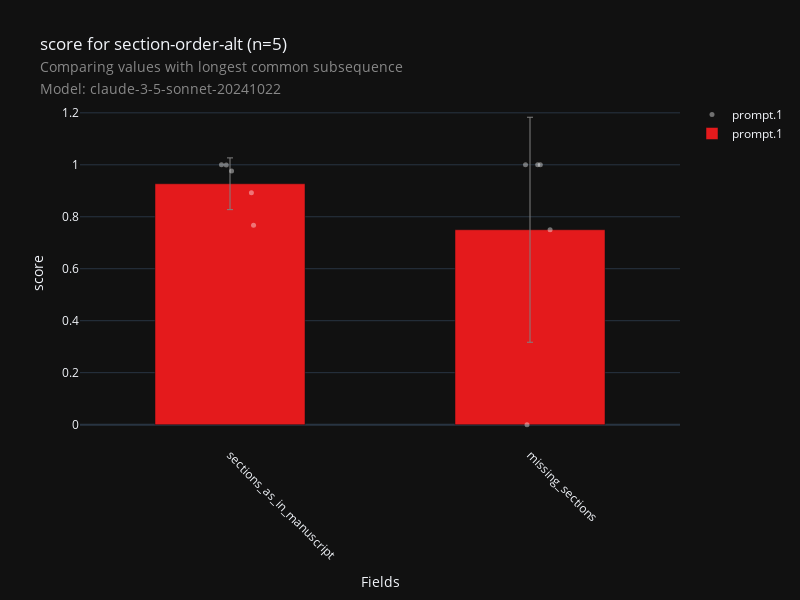

Notebook source saved alongside this figure:
### Code cell
fig, df_data, df_metadata = check_visualization(
    "doc-checklist",
    "section-order-alt",
    metric="longest_common_subsequence",
    score="score",
    model=MODEL,
    aggregation_level=0
)
fig.show()

### Figure 1 — Plotly figure (JSON) as saved in the notebook; plotly's stock layout.template omitted (floating-point values rounded to 4 significant figures)
{"data": [{"hovertext": ["10.1038_embor.2009.217", "10.1038_embor.2009.217", "EMBOJ-2024-119734R", "EMBOJ-2024-119734R", "EMBOR-2025-61250V2", "EMBOR-2025-61250V2", "EMM-2025-21341", "EMM-2025-21341", "EMM-2025-21532", "EMM-2025-21532"], "marker": {"color": "white", "line": {"color": "white", "width": 0}, "opacity": 0.4, "size": 5}, "mode": "markers", "name": "prompt.1", "showlegend": true, "type": "scatter", "x": [-0.0125, 1.067, -0.02835, 1.026, 0.0785, 0.99, 0.07134, 1.034, 0.00524, 0.985], "y": [0.9988, 0.75, 1.0, 1.0, 0.7673, 0.0, 0.8923, 1.0, 0.9765, 1.0]}, {"error_y": {"array": [0.433, 0.09958], "color": "grey", "thickness": 1, "type": "data", "visible": true, "width": 3}, "hovertext": ["Field: missing_sections<br>0.75: 0.750<br>Prompt: prompt.1", "Field: sections_as_in_manuscript<br>0.9269899455383326: 0.927<br>Prompt: prompt.1"], "marker": {"color": "rgb(228,26,28)"}, "name": "prompt.1", "showlegend": true, "type": "bar", "width": 0.5, "x": [1, 0], "y": [0.75, 0.927]}], "layout": {"boxmode": "group", "height": 600, "showlegend": true, "title": {"text": "score for section-order-alt (n=5)<br><span style=\"font-size: 0.8em; color: #888;\">Comparing values with longest common subsequence</span><br><span style=\"font-size: 0.8em; color: #888;\">Model: claude-3-5-sonnet-20241022</span>"}, "width": 800, "xaxis": {"range": [-0.5, 1.5], "tickangle": 45, "ticktext": ["sections_as_in_manuscript", "missing_sections"], "tickvals": [0, 1], "title": {"text": "Fields"}}, "yaxis": {"title": {"text": "score"}}}}
